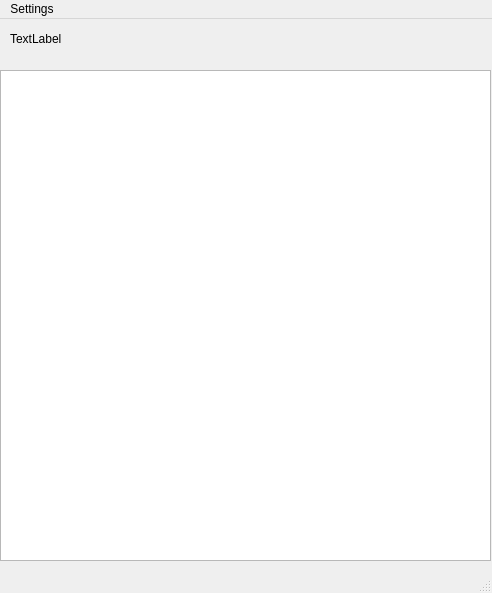
<?xml version="1.0" encoding="UTF-8"?>
<ui version="4.0">
 <class>MainWindow</class>
 <widget class="QMainWindow" name="MainWindow">
  <property name="geometry">
   <rect>
    <x>0</x>
    <y>0</y>
    <width>492</width>
    <height>593</height>
   </rect>
  </property>
  <property name="windowTitle">
   <string>MainWindow</string>
  </property>
  <widget class="QWidget" name="centralwidget">
   <widget class="QTextBrowser" name="textBrowser">
    <property name="geometry">
     <rect>
      <x>0</x>
      <y>51</y>
      <width>491</width>
      <height>491</height>
     </rect>
    </property>
   </widget>
   <widget class="QLabel" name="label">
    <property name="geometry">
     <rect>
      <x>10</x>
      <y>10</y>
      <width>481</width>
      <height>20</height>
     </rect>
    </property>
    <property name="text">
     <string>TextLabel</string>
    </property>
   </widget>
  </widget>
  <widget class="QMenuBar" name="menubar">
   <property name="geometry">
    <rect>
     <x>0</x>
     <y>0</y>
     <width>492</width>
     <height>25</height>
    </rect>
   </property>
   <widget class="QMenu" name="menuSettings">
    <property name="title">
     <string>Settings</string>
    </property>
    <addaction name="actionNetwork"/>
    <addaction name="actionKey"/>
   </widget>
   <addaction name="menuSettings"/>
  </widget>
  <widget class="QStatusBar" name="statusbar"/>
  <action name="actionNetwork">
   <property name="text">
    <string>Network</string>
   </property>
  </action>
  <action name="actionKey">
   <property name="text">
    <string>Key</string>
   </property>
  </action>
 </widget>
 <resources/>
 <connections/>
</ui>
